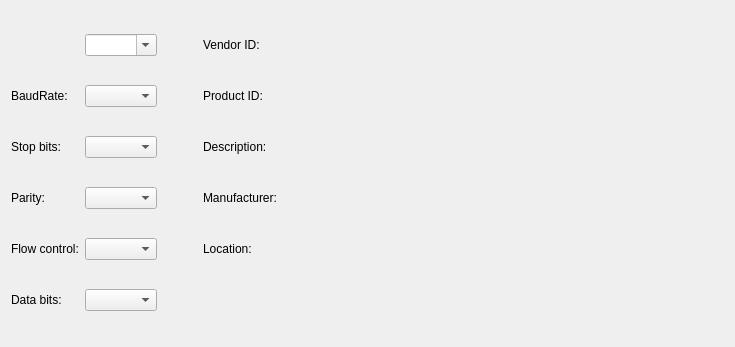
         <widget class="QWidget" name="scrollAreaWidgetContents_3">
          <property name="geometry">
           <rect>
            <x>0</x>
            <y>0</y>
            <width>735</width>
            <height>347</height>
           </rect>
          </property>
          <layout class="QHBoxLayout" name="horizontalLayout_2" stretch="0">
           <item>
            <layout class="QGridLayout" name="gridLayout_3" columnstretch="0,0,0,1,0">
             <item row="2" column="3">
              <widget class="QLabel" name="descriptionLabel">
               <property name="sizePolicy">
                <sizepolicy hsizetype="MinimumExpanding" vsizetype="Minimum">
                 <horstretch>0</horstretch>
                 <verstretch>0</verstretch>
                </sizepolicy>
               </property>
               <property name="text">
                <string>Description:</string>
               </property>
              </widget>
             </item>
             <item row="2" column="0">
              <widget class="QLabel" name="stopBitsLabel">
               <property name="sizePolicy">
                <sizepolicy hsizetype="Minimum" vsizetype="Preferred">
                 <horstretch>0</horstretch>
                 <verstretch>0</verstretch>
                </sizepolicy>
               </property>
               <property name="text">
                <string>Stop bits:</string>
               </property>
              </widget>
             </item>
             <item row="4" column="3">
              <widget class="QLabel" name="locationLabel">
               <property name="sizePolicy">
                <sizepolicy hsizetype="MinimumExpanding" vsizetype="Minimum">
                 <horstretch>0</horstretch>
                 <verstretch>0</verstretch>
                </sizepolicy>
               </property>
               <property name="text">
                <string>Location:</string>
               </property>
              </widget>
             </item>
             <item row="4" column="0">
              <widget class="QLabel" name="flowControlLabel">
               <property name="sizePolicy">
                <sizepolicy hsizetype="Minimum" vsizetype="Preferred">
                 <horstretch>0</horstretch>
                 <verstretch>0</verstretch>
                </sizepolicy>
               </property>
               <property name="text">
                <string>Flow control:</string>
               </property>
              </widget>
             </item>
             <item row="1" column="3">
              <widget class="QLabel" name="pidLabel">
               <property name="sizePolicy">
                <sizepolicy hsizetype="MinimumExpanding" vsizetype="Minimum">
                 <horstretch>0</horstretch>
                 <verstretch>0</verstretch>
                </sizepolicy>
               </property>
               <property name="text">
                <string>Product ID:</string>
               </property>
              </widget>
             </item>
             <item row="1" column="1">
              <widget class="QComboBox" name="baudRateBox">
               <property name="sizePolicy">
                <sizepolicy hsizetype="Expanding" vsizetype="Fixed">
                 <horstretch>0</horstretch>
                 <verstretch>0</verstretch>
                </sizepolicy>
               </property>
               <property name="minimumSize">
                <size>
                 <width>0</width>
                 <height>0</height>
                </size>
               </property>
               <property name="maximumSize">
                <size>
                 <width>16777215</width>
                 <height>16777215</height>
                </size>
               </property>
               <property name="baseSize">
                <size>
                 <width>69</width>
                 <height>20</height>
                </size>
               </property>
              </widget>
             </item>
             <item row="3" column="0">
              <widget class="QLabel" name="parityLabel">
               <property name="sizePolicy">
                <sizepolicy hsizetype="Minimum" vsizetype="Preferred">
                 <horstretch>0</horstretch>
                 <verstretch>0</verstretch>
                </sizepolicy>
               </property>
               <property name="text">
                <string>Parity:</string>
               </property>
              </widget>
             </item>
             <item row="3" column="1">
              <widget class="QComboBox" name="parityBox">
               <property name="sizePolicy">
                <sizepolicy hsizetype="Expanding" vsizetype="Fixed">
                 <horstretch>0</horstretch>
                 <verstretch>0</verstretch>
                </sizepolicy>
               </property>
               <property name="minimumSize">
                <size>
                 <width>0</width>
                 <height>0</height>
                </size>
               </property>
               <property name="maximumSize">
                <size>
                 <width>16777215</width>
                 <height>16777215</height>
                </size>
               </property>
               <property name="text" stdset="0">
                <string>BaudRate:</string>
               </property>
              </widget>
             </item>
             <item row="1" column="0">
              <widget class="QLabel" name="baudRateLabel">
               <property name="sizePolicy">
                <sizepolicy hsizetype="Minimum" vsizetype="Minimum">
                 <horstretch>0</horstretch>
                 <verstretch>0</verstretch>
                </sizepolicy>
               </property>
               <property name="maximumSize">
                <size>
                 <width>16777215</width>
                 <height>16777215</height>
                </size>
               </property>
               <property name="text">
                <string>BaudRate:</string>
               </property>
              </widget>
             </item>
             <item row="4" column="1">
              <widget class="QComboBox" name="flowControlBox">
               <property name="sizePolicy">
                <sizepolicy hsizetype="Expanding" vsizetype="Fixed">
                 <horstretch>0</horstretch>
                 <verstretch>0</verstretch>
                </sizepolicy>
               </property>
               <property name="minimumSize">
                <size>
                 <width>0</width>
                 <height>0</height>
                </size>
               </property>
               <property name="maximumSize">
                <size>
                 <width>16777215</width>
                 <height>16777215</height>
                </size>
               </property>
              </widget>
             </item>
             <item row="2" column="1">
              <widget class="QComboBox" name="stopBitsBox">
               <property name="sizePolicy">
                <sizepolicy hsizetype="Expanding" vsizetype="Fixed">
                 <horstretch>0</horstretch>
                 <verstretch>0</verstretch>
                </sizepolicy>
               </property>
               <property name="minimumSize">
                <size>
                 <width>0</width>
                 <height>0</height>
                </size>
               </property>
               <property name="maximumSize">
                <size>
                 <width>16777215</width>
                 <height>16777215</height>
                </size>
               </property>
              </widget>
             </item>
             <item row="0" column="1">
              <widget class="QComboBox" name="serialPortInfoListBox">
               <property name="sizePolicy">
                <sizepolicy hsizetype="Preferred" vsizetype="Fixed">
                 <horstretch>0</horstretch>
                 <verstretch>0</verstretch>
                </sizepolicy>
               </property>
               <property name="minimumSize">
                <size>
                 <width>0</width>
                 <height>0</height>
                </size>
               </property>
               <property name="maximumSize">
                <size>
                 <width>16777215</width>
                 <height>16777215</height>
                </size>
               </property>
               <property name="editable">
                <bool>true</bool>
               </property>
              </widget>
             </item>
             <item row="5" column="1">
              <widget class="QComboBox" name="dataBitsBox">
               <property name="sizePolicy">
                <sizepolicy hsizetype="Expanding" vsizetype="Fixed">
                 <horstretch>0</horstretch>
                 <verstretch>0</verstretch>
                </sizepolicy>
               </property>
               <property name="minimumSize">
                <size>
                 <width>0</width>
                 <height>0</height>
                </size>
               </property>
               <property name="maximumSize">
                <size>
                 <width>16777215</width>
                 <height>16777215</height>
                </size>
               </property>
               <property name="baseSize">
                <size>
                 <width>69</width>
                 <height>20</height>
                </size>
               </property>
              </widget>
             </item>
             <item row="5" column="0">
              <widget class="QLabel" name="dataBitsLabel">
               <property name="sizePolicy">
                <sizepolicy hsizetype="Minimum" vsizetype="Preferred">
                 <horstretch>0</horstretch>
                 <verstretch>0</verstretch>
                </sizepolicy>
               </property>
               <property name="text">
                <string>Data bits:</string>
               </property>
              </widget>
             </item>
             <item row="0" column="3">
              <widget class="QLabel" name="vidLabel">
               <property name="sizePolicy">
                <sizepolicy hsizetype="MinimumExpanding" vsizetype="Minimum">
                 <horstretch>0</horstretch>
                 <verstretch>0</verstretch>
                </sizepolicy>
               </property>
               <property name="text">
                <string>Vendor ID:</string>
               </property>
              </widget>
             </item>
             <item row="2" column="4">
              <spacer name="horizontalSpacer_5">
               <property name="orientation">
                <enum>Qt::Horizontal</enum>
               </property>
               <property name="sizeHint" stdset="0">
                <size>
                 <width>40</width>
                 <height>20</height>
                </size>
               </property>
              </spacer>
             </item>
             <item row="0" column="2">
              <spacer name="horizontalSpacer_3">
               <property name="orientation">
                <enum>Qt::Horizontal</enum>
               </property>
               <property name="sizeHint" stdset="0">
                <size>
                 <width>40</width>
                 <height>20</height>
                </size>
               </property>
              </spacer>
             </item>
             <item row="3" column="3">
              <widget class="QLabel" name="manufacturerLabel">
               <property name="sizePolicy">
                <sizepolicy hsizetype="MinimumExpanding" vsizetype="Minimum">
                 <horstretch>0</horstretch>
                 <verstretch>0</verstretch>
                </sizepolicy>
               </property>
               <property name="text">
                <string>Manufacturer:</string>
               </property>
              </widget>
             </item>
            </layout>
           </item>
          </layout>
         </widget>
